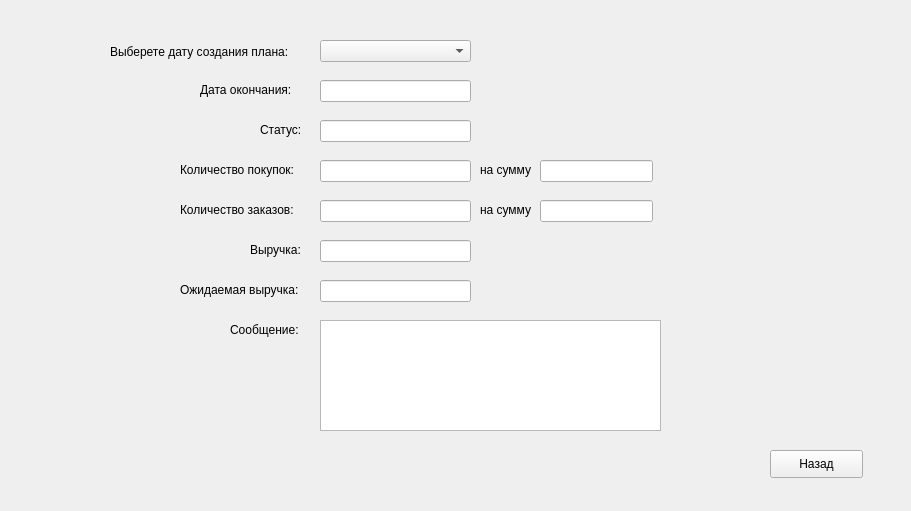
    <widget class="QWidget" name="GetPlan">
     <property name="minimumSize">
      <size>
       <width>911</width>
       <height>511</height>
      </size>
     </property>
     <widget class="QComboBox" name="getPlan_NumberPlan">
      <property name="geometry">
       <rect>
        <x>320</x>
        <y>40</y>
        <width>151</width>
        <height>22</height>
       </rect>
      </property>
     </widget>
     <widget class="QLabel" name="label_76">
      <property name="geometry">
       <rect>
        <x>110</x>
        <y>41</y>
        <width>201</width>
        <height>21</height>
       </rect>
      </property>
      <property name="text">
       <string>Выберете дату создания плана:</string>
      </property>
     </widget>
     <widget class="QLabel" name="label_77">
      <property name="geometry">
       <rect>
        <x>250</x>
        <y>240</y>
        <width>71</width>
        <height>20</height>
       </rect>
      </property>
      <property name="text">
       <string>Выручка:</string>
      </property>
     </widget>
     <widget class="QLineEdit" name="getPlan_Revenue">
      <property name="geometry">
       <rect>
        <x>320</x>
        <y>240</y>
        <width>151</width>
        <height>22</height>
       </rect>
      </property>
     </widget>
     <widget class="QLineEdit" name="getPlan_Spent">
      <property name="geometry">
       <rect>
        <x>540</x>
        <y>200</y>
        <width>113</width>
        <height>22</height>
       </rect>
      </property>
     </widget>
     <widget class="QLineEdit" name="getPlan_Earn">
      <property name="geometry">
       <rect>
        <x>540</x>
        <y>160</y>
        <width>113</width>
        <height>22</height>
       </rect>
      </property>
     </widget>
     <widget class="QLabel" name="label_79">
      <property name="geometry">
       <rect>
        <x>480</x>
        <y>160</y>
        <width>61</width>
        <height>20</height>
       </rect>
      </property>
      <property name="text">
       <string>на сумму</string>
      </property>
     </widget>
     <widget class="QLabel" name="label_80">
      <property name="geometry">
       <rect>
        <x>260</x>
        <y>120</y>
        <width>81</width>
        <height>20</height>
       </rect>
      </property>
      <property name="text">
       <string>Статус:</string>
      </property>
     </widget>
     <widget class="QLineEdit" name="getPlan_Status">
      <property name="geometry">
       <rect>
        <x>320</x>
        <y>120</y>
        <width>151</width>
        <height>22</height>
       </rect>
      </property>
     </widget>
     <widget class="QLabel" name="label_81">
      <property name="geometry">
       <rect>
        <x>230</x>
        <y>320</y>
        <width>81</width>
        <height>20</height>
       </rect>
      </property>
      <property name="text">
       <string>Сообщение:</string>
      </property>
     </widget>
     <widget class="QTextEdit" name="getPlan_Message">
      <property name="geometry">
       <rect>
        <x>320</x>
        <y>320</y>
        <width>341</width>
        <height>111</height>
       </rect>
      </property>
     </widget>
     <widget class="QPushButton" name="getPlan_Back">
      <property name="geometry">
       <rect>
        <x>770</x>
        <y>450</y>
        <width>93</width>
        <height>28</height>
       </rect>
      </property>
      <property name="text">
       <string>Назад</string>
      </property>
     </widget>
     <widget class="QLineEdit" name="getPlan_Orders">
      <property name="geometry">
       <rect>
        <x>320</x>
        <y>160</y>
        <width>151</width>
        <height>22</height>
       </rect>
      </property>
     </widget>
     <widget class="QLabel" name="label_85">
      <property name="geometry">
       <rect>
        <x>180</x>
        <y>200</y>
        <width>151</width>
        <height>20</height>
       </rect>
      </property>
      <property name="text">
       <string>Количество заказов:</string>
      </property>
     </widget>
     <widget class="QLineEdit" name="getPlan_Purchases">
      <property name="geometry">
       <rect>
        <x>320</x>
        <y>200</y>
        <width>151</width>
        <height>22</height>
       </rect>
      </property>
     </widget>
     <widget class="QLabel" name="label_86">
      <property name="geometry">
       <rect>
        <x>180</x>
        <y>160</y>
        <width>131</width>
        <height>20</height>
       </rect>
      </property>
      <property name="text">
       <string>Количество покупок:</string>
      </property>
     </widget>
     <widget class="QLabel" name="label_82">
      <property name="geometry">
       <rect>
        <x>200</x>
        <y>80</y>
        <width>101</width>
        <height>20</height>
       </rect>
      </property>
      <property name="text">
       <string>Дата окончания:</string>
      </property>
     </widget>
     <widget class="QLineEdit" name="getPlan_Date">
      <property name="geometry">
       <rect>
        <x>320</x>
        <y>80</y>
        <width>151</width>
        <height>22</height>
       </rect>
      </property>
     </widget>
     <widget class="QLabel" name="label_87">
      <property name="geometry">
       <rect>
        <x>180</x>
        <y>280</y>
        <width>131</width>
        <height>20</height>
       </rect>
      </property>
      <property name="text">
       <string>Ожидаемая выручка:</string>
      </property>
     </widget>
     <widget class="QLineEdit" name="getPlan_ExpectedRevenue">
      <property name="geometry">
       <rect>
        <x>320</x>
        <y>280</y>
        <width>151</width>
        <height>22</height>
       </rect>
      </property>
     </widget>
     <widget class="QLabel" name="label_147">
      <property name="geometry">
       <rect>
        <x>480</x>
        <y>200</y>
        <width>61</width>
        <height>20</height>
       </rect>
      </property>
      <property name="text">
       <string>на сумму</string>
      </property>
     </widget>
    </widget>
